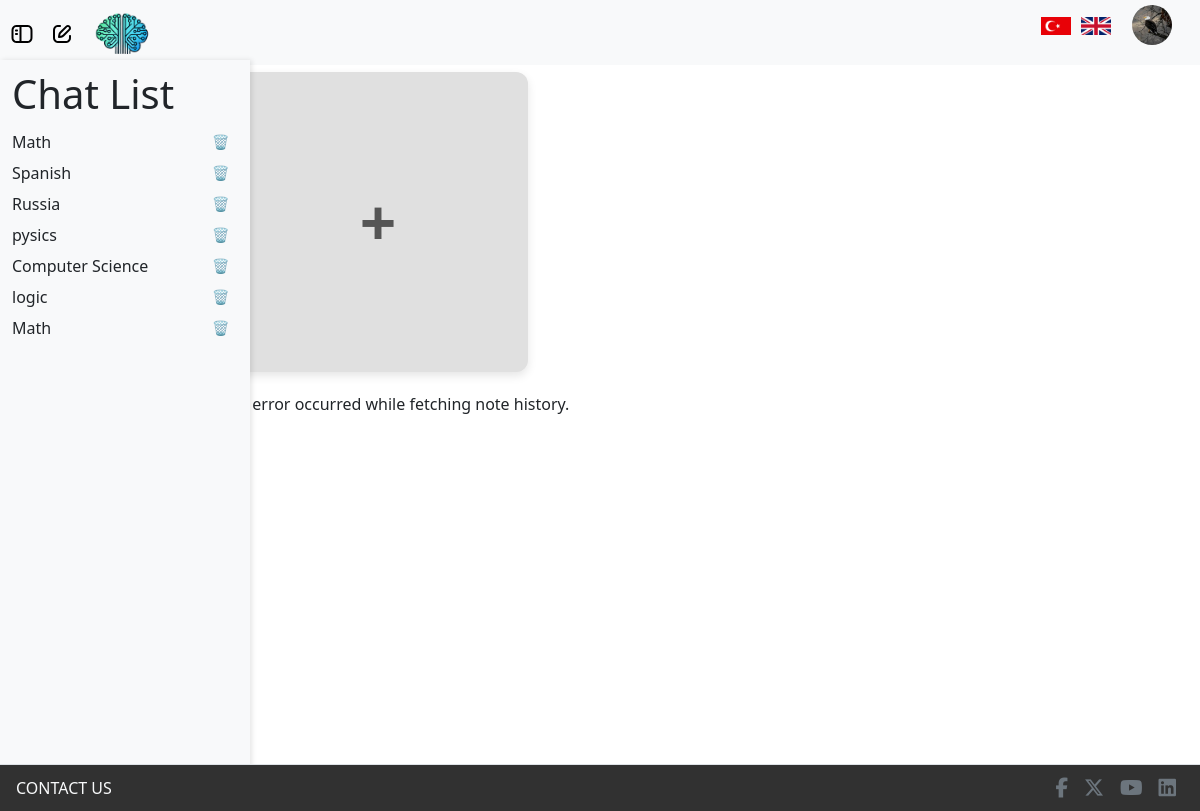
The page /note (signed in) on the database its author committed.
### models/information.py (models this page shows)
class Information(db.Model):
    id = db.Column(db.Integer, primary_key=True, autoincrement=True)
    user_id = db.Column(db.Integer, db.ForeignKey('user.id'), nullable=False)
    name = db.Column(db.String(50))
    surname = db.Column(db.String(50))
    telephone_number = db.Column(db.String(15))
    birth_date = db.Column(db.Date)
    gender = db.Column(db.String(10))
    address = db.Column(db.String(255))
    language = db.Column(db.String(20))
    profile_image = db.Column(db.String(200), nullable=True)

### models/chat_history.py (models this page shows)
class ChatHistory(db.Model):
    id = db.Column(db.Integer, primary_key=True)
    user_id = db.Column(db.Integer, db.ForeignKey('user.id'), nullable=False)
    topic = db.Column(db.String(100), nullable=False)
    chats = db.Column(MutableList.as_mutable(db.JSON), nullable=True)
    difficulty = db.Column(db.String(100), nullable=False, default="easy")
    timestamp = db.Column(db.DateTime, nullable=False, default=db.func.current_timestamp())
    realchat_count = db.Column(db.Integer, nullable=False, default=0)
    extrachat = db.Column(db.Integer, nullable=False, default=0)
    is_sumbitted = db.Column(db.Boolean, nullable=False, default=False)
    is_quizstarted = db.Column(db.Boolean, nullable=False, default=False)

### routes/chat_routes.py (the view)
@chat_routes.route("/note")
@login_required
def note():
    user_chats = None
    selected_chat = None
    user_information = None
    if current_user.is_authenticated:
        user_information = Information.query.filter_by(user_id=current_user.id).first()
        user_chats = ChatHistory.query.filter_by(user_id=current_user.id).all()
    chat_id = current_user.currentChatID
    print(chat_id)
    if chat_id:
        selected_chat = ChatHistory.query.filter_by(id=chat_id).first()
        if selected_chat.user_id != current_user.id:
            flash('Unathenticated chat is found, you can not enter !!!', 'error')
            return redirect(url_for('home_routes.home_page'))  # Redirect to the homepage if no chat found
        if selected_chat is None:
            flash('Selected chat not found', 'error')
            return redirect(url_for('home_routes.home_page'))  # Redirect to the homepage if no chat found
        else:
            current_user.currentChatID = chat_id
            db.session.commit()
    else:
        current_user.currentChatID = None
        db.session.commit()
    return render_template(
        "note.html",
        user_chats=user_chats,
        selected_chat=selected_chat,
        info=user_information
    )

### processors/babel_processor.py (called while the page is built)
def inject_babel():
    return dict(_=gettext)

def inject_locale():
    return {'get_locale': get_locale}

### server.py (called while the page is built)
@app.before_request
def before_request():
    g.locale = get_locale()  # Store locale in the global g object
    g.timezone = get_timezone()  # Store timezone in the global g object

@login_manager.user_loader
def load_user(user_id):
    return User.query.get(int(user_id))

### utils/language_utils.py (called while the page is built)
def get_locale():
    if 'lang' in request.args:
        lang = request.args.get('lang')
        if lang in ['en', 'tr']:
            session['lang'] = lang
            return session['lang']
    elif 'lang' in session:
        return session.get('lang')
    return request.accept_languages.best_match(['en', 'tr'])

def get_timezone():
    user = getattr(g, 'user', None)
    if user is not None:
        return user.timezone

### templates/note.html (shortened to what this page needs)
{% extends "layouts/layout.html" %} {% block title %}Welcome{% endblock title %}
{% block content %}
<div class="flash-container position-absolute top-0 start-50 translate-middle-x p-3">
</div>
<div class="container-fluid mt-5" id="note-container" style="display: block;">
    <div class="note-row">
    <div id="add-note">+</div>
    </div>
</div>
{% endblock content %}

### templates/layouts/layout.html (shortened to what this page needs)
<!doctype html>
<html lang="en">
<head>
    <link rel="stylesheet" href="https://cdnjs.cloudflare.com/ajax/libs/font-awesome/6.5.1/css/all.min.css">
    <link href="https://cdn.jsdelivr.net/npm/bootstrap@5.3.3/dist/css/bootstrap.min.css" rel="stylesheet" />
    <link href="{{ url_for('static', filename='css/style.css') }}" rel="stylesheet" />
</head>
<body>
    <nav class="navbar navbar-expand-lg navbar-light d-flex bg-light">
        <div class="container-fluid">
            {% if current_user.is_authenticated %}
            <a class="navbar-brand" id="toggle-sidebar"></a>
            <a class="navbar-brand" id="toggle-new-chat" onclick="openTopic(event);"></a>
                <a class="navbar-brand" id="toggle-logo" href="{{ url_for('home_routes.home_page') }}">
                    <img src="{{ url_for('static', filename='images/logo.jpg') }}" class="logo"/>
                </a>
            <div class="navbar-nav ms-auto d-flex align-items-center" id="navbarNav">
                <ul class="navbar-brand d-flex align-items-center">
                    <li class="nav-item d-flex" id="change_language">
                        <a href="{{ url_for('language_routes.change_language', lang_code='tr') }}">
                            <img src="{{ url_for('static', filename='images/Türkçe.jpg') }}" alt="Türkçe" class="language-flag" />
                        </a>
                        <a href="{{ url_for('language_routes.change_language', lang_code='en') }}">
                            <img src="{{ url_for('static', filename='images/English.png') }}" alt="English" class="language-flag" />
                        </a>
                    </li>
                    <li class="nav-item ms-3">
                        <img src="{{ url_for('static', filename=(info.profile_image if info.profile_image else 'images/user.png')) }}" class="rounded-circle" id="userDropdown" role="button" data-bs-toggle="dropdown" aria-expanded="false" />
                    </li>
                </ul>
            </div>
            {% endif %}
        </div>
    </nav>
    <div class= mainpart>
        <div class="row">
            {% if current_user.is_authenticated %}
            <div id="sidebar" class="col-md-3 col-lg-2 d-md-block bg-light sidebar d-flex flex-column pb-5">
                <h1>Chat List</h1>
                <ul class="nav flex-column position-sticky pb-5">
                    {% if user_chats %}
                    {% for chat in user_chats %}
                    <li class="nav-item d-flex justify-content-between align-items-center">
                        <a class="nav-link text-dark p-0" href="{{ url_for('chat_routes.chatl', id=chat.id) }}">
                            <span>{{ chat.topic }}</span>
                        </a>
                        <form method="POST" action="{{ url_for('chat_routes.delete_chat', id=chat.id) }}" onsubmit="return confirm('Are you sure you want to delete this chat?')">
                            <button type="submit" class="btn btn-sm btn-white">🗑️</button>
                        </form>
                    </li>
                    {% endfor %}
                    {% else %}
                    <li class="nav-item">
                        <span class="text-muted">{{ _('No chat history available.') }}</span>
                    </li>
                    {% endif %}
                </ul>
            </div>
            {% endif %}
            <main class="col-md-9 ms-sm-auto col-lg-10 px-md-4 d-flex justify-content-center mt-4">
                {% block content %}{% endblock content %}
            </main>
        </div>
        <footer class="d-flex flex-column flex-md-row justify-content-between align-items-center border-top px-3 py-2">
        <span class="contact-us-text text-light text-center mb-2 mb-md-0">{{ _('CONTACT US') }}</span>
        <ul class="d-flex align-items-center justify-content-center list-unstyled mb-0">
            <li><a href="#" class="mx-2 fs-5 text-secondary"><i
                        class="footer-contact-us-icons fa-brands fa-facebook-f"></i></a></li>
            <li><a href="#" class="mx-2 fs-5 text-secondary"><i
                        class="footer-contact-us-icons fa-brands fa-x-twitter"></i></a></li>
            <li><a href="#" class="mx-2 fs-5 text-secondary"><i class="footer-contact-us-icons fab fa-youtube"></i></a>
            </li>
            <li><a href="#" class="mx-2 fs-5 text-secondary"><i class="footer-contact-us-icons fab fa-linkedin"></i></a>
            </li>
        </ul>
    </footer>
    </div>
</body>
</html>

### static/css/style.css (style rules this page uses)
.logo { height: 50px; width: auto; margin-right: 10px; transition: transform 0.3s ease; }
.navbar { height: 65px; width: 100%; position: fixed; top: 0; }
.row { min-height: 700px; margin-bottom: 40px; }
.mainpart { min-height: 800px; }
main { min-height: 700px; margin-top: 200px; }
#userDropdown { width: 40px; height: 40px; cursor: pointer; }
#sidebar { height: 90vh; width: 250px; overflow-y: auto; position: fixed; top: 0; left: -250px; background-color: white; box-shadow: 2px 0 5px rgba(0, 0, 0, 0.1); transition: left 0.3s ease; z-index: 1040; padding-bottom: 50px; margin-top: 60px; padding-top: 10px; margin-bottom: 50px; }
#sidebar.show { left: 0; }
#toggle-sidebar { left: 10px; z-index: 1050; position: absolute; }
#toggle-new-chat { left: 50px; z-index: 1050; position: absolute; }
#toggle-logo { left: 90px; z-index: 1050; position: absolute; }
.contact-us-text { color: #414040; }
.flash-container { z-index: 1050; }
.nav-item { list-style-type: none; margin: 0; padding: 0; }
.language-flag { width: 30px; height: auto; margin: 0 5px; cursor: pointer; transition: transform 0.3s ease; }
footer { width: 100%; background-color: rgb(49, 49, 49); color: white; padding: 10px 0; position: relative; z-index: 9999; }
.container-fluid { display: flex; flex-wrap: wrap; gap: 20px; justify-content: center; align-items: flex-start; }
#add-note { width: 300px; height: 300px; background-color: #e0e0e0; color: #555; font-size: 64px; font-weight: bold; border-radius: 12px; display: flex; align-items: center; justify-content: center; cursor: pointer; box-shadow: 0 4px 10px rgba(0, 0, 0, 0.1); transition: background-color 0.2s, transform 0.2s; }
.note-row { display: flex; flex-wrap: nowrap; gap: 20px; margin-bottom: 20px; }

### rows shown on the page
Information: profile_image (picture)
ChatHistory: topic "Math"
ChatHistory: topic "Spanish"
ChatHistory: topic "Russia"
ChatHistory: topic "pysics"
ChatHistory: topic "Computer Science"
ChatHistory: topic "logic"
ChatHistory: topic "Math"
